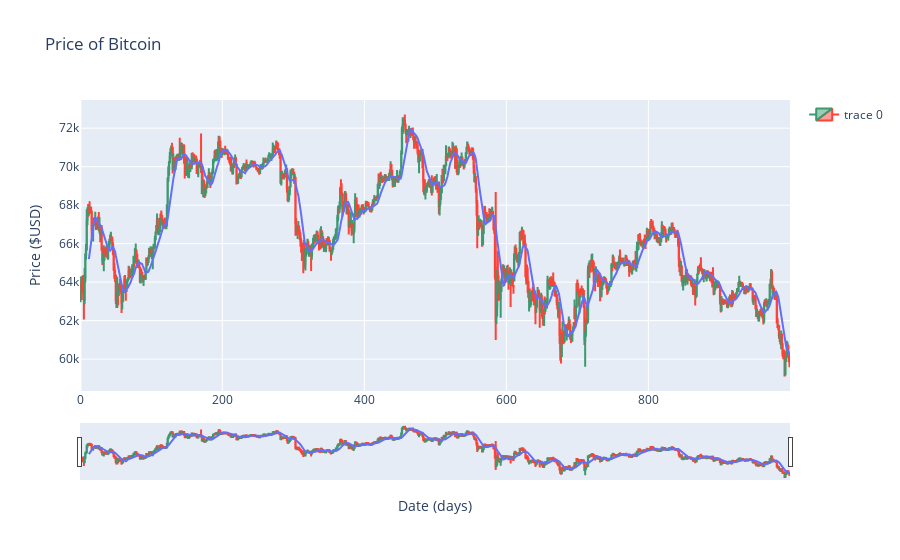

Source (notebook cell):
### Markdown cell above
Using Jupyter notebooks allow you to easily visualize data and test ideas. 

For example, we can use plotly to make beautiful candle charts of Bitcoins's daily bar data. 

We can also calculate the 13 day simple moving average (SMA) for Bitcoin over that period using pandas operations, and add it onto our chart.

### Code cell
# plotly imports
import plotly.graph_objects as go
import plotly.express as px

btc_bars = btc_bars.reset_index()

# SPY bar data candlestick plot
candlestick_fig = go.Figure(data=[go.Candlestick(x=btc_bars.index,
                open=btc_bars['open'],
                high=btc_bars['high'],
                low=btc_bars['low'],
                close=btc_bars['close'])])

# Calculating 13 day SMA using pandas rolling mean
sma = btc_bars['close'].rolling(13).mean().dropna()

# Creating a line plot for our sma
sma_fig = px.line(x=sma.index, y=sma)

# Adding both plots onto one chart
fig = go.Figure(data=candlestick_fig.data + sma_fig.data)

# Adding a title and axes labels
fig.update_layout(
    title=f"Price of Bitcoin",
    xaxis_title="Date (days)",
    yaxis_title="Price ($USD)",
)

# Displaying our chart
fig.show()

### Figure 1 — Plotly figure (JSON) as saved in the notebook; plotly's stock layout.template omitted (floating-point values rounded to 4 significant figures; data arrays with more than 128 entries replaced by an {"elided": "..."} marker saying what was removed)
{"data": [{"close": {"elided": "1000 float values"}, "high": {"elided": "1000 float values"}, "low": {"elided": "1000 float values"}, "open": {"elided": "1000 float values"}, "type": "candlestick", "x": {"elided": "1000 int values"}}, {"hovertemplate": "x=%{x}<br>y=%{y}<extra></extra>", "legendgroup": "", "line": {"color": "#636efa", "dash": "solid"}, "marker": {"symbol": "circle"}, "mode": "lines", "name": "", "orientation": "v", "showlegend": false, "type": "scatter", "x": {"elided": "988 int values"}, "xaxis": "x", "y": {"elided": "988 float values"}, "yaxis": "y"}], "layout": {"title": {"text": "Price of Bitcoin"}, "xaxis": {"title": {"text": "Date (days)"}}, "yaxis": {"title": {"text": "Price ($USD)"}}}}
